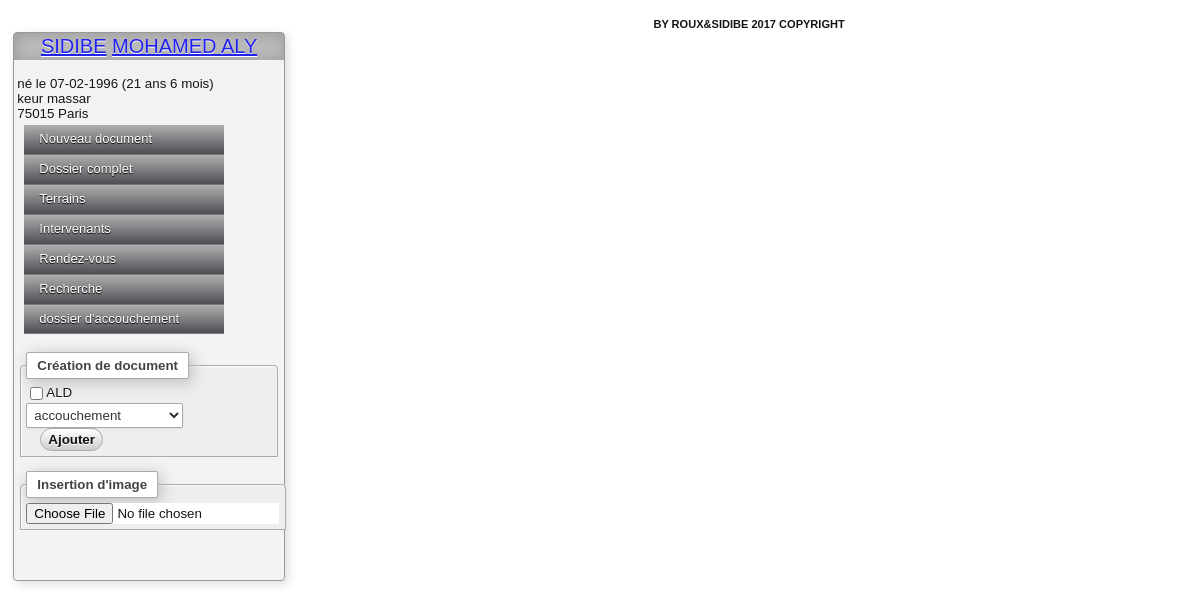
Page /patient.php?GUID=a428e9c0-4496-4a4a-b783-e95ead91f17a (signed in) on the committed database.
### tables this page shows
CREATE TABLE IF NOT EXISTS `indexnomprenom` (
  `FchGnrl_IDDos` varchar(36) DEFAULT NULL,
  `FchGnrl_NomDos` varchar(50) DEFAULT NULL,
  `FchGnrl_Prenom` varchar(30) DEFAULT NULL,
  `FchGnrl_Type` varchar(20) DEFAULT NULL,
  `ID_PrimKey` bigint(20) UNSIGNED NOT NULL AUTO_INCREMENT,
  PRIMARY KEY (`ID_PrimKey`),
  UNIQUE KEY `ID_PrimKey` (`ID_PrimKey`)
);

CREATE TABLE IF NOT EXISTS `fchpat` (
  `FchPat_GUID_Doss` varchar(36) DEFAULT NULL,
  `FchPat_NomFille` varchar(50) DEFAULT NULL,
  `FchPat_Nee` varchar(20) DEFAULT NULL,
  `FchPat_Sexe` char(3) DEFAULT NULL,
  `FchPat_NbEnfant` tinyint(4) DEFAULT NULL,
  `FchPat_Adresse` varchar(180) DEFAULT NULL,
  `FchPat_CP` int(11) DEFAULT NULL,
  `FchPat_Ville` varchar(30) DEFAULT NULL,
  `FchPat_Cdx` char(3) DEFAULT NULL,
  `FchPat_Pays` varchar(30) DEFAULT NULL,
  `FchPat_Tel1` varchar(30) DEFAULT NULL,
  `FchPat_Tel1_Typ` varchar(20) DEFAULT '',
  `FchPat_Tel2` varchar(30) DEFAULT NULL,
  `FchPat_Tel2_Typ` varchar(20) DEFAULT '',
  `FchPat_Tel3` varchar(30) DEFAULT NULL,
  `FchPat_Tel3_Typ` varchar(20) DEFAULT '',
  `FchPat_Email` varchar(50) DEFAULT '',
  `FchPat_NumSS` varchar(21) DEFAULT NULL,
  `FchPat_PatientAss` tinyint(4) DEFAULT NULL,
  `FchPat_NomAss` varchar(50) DEFAULT NULL,
  `FchPat_PrenomAss` varchar(40) DEFAULT NULL,
  `FchPat_AssNee` varchar(20) DEFAULT NULL,
  `FchPat_Profession` varchar(48) DEFAULT '',
  `FchPat_Titre` varchar(20) DEFAULT '',
  `FchPat_LoginPatient` varchar(32) DEFAULT NULL,
  `FchPat_PasswPatient` varchar(60) DEFAULT NULL,
  `FchPat_RefPk` bigint(20) UNSIGNED NOT NULL DEFAULT '0',
  `FchPat_Geme` char(2) NOT NULL,
  PRIMARY KEY (`FchPat_RefPk`),
  KEY `Index_RefPk` (`FchPat_RefPk`)
);

### config.php (called while the page is built, shortened)
<?php
$fontsize="10";
?>

### templates.php (called while the page is built, shortened)
<?php
$titre_default['accouchement']="accouchement";
$titre_default['Première consultation']="Première consultation";
$titre_default['labo']="Labo";
$titre_default['radio']="Radio";

### patient.php (the view, shortened to what this page needs)
<?php
include("config.php");
$tab_login=explode("::",$_SESSION['login']);
$user=$tab_login[0];
if (!$_GET['GUID'])
{
  header('location: liste.php' );
  exit;
}
else
  $patient=$_GET['GUID'];
try
{
  $strConnection = 'mysql:host='.$host.';dbname='.$base;
  $arrExtraParam= array(PDO::MYSQL_ATTR_INIT_COMMAND => "SET NAMES utf8");
  $pdo = new PDO($strConnection, $loginbase, $pwd, $arrExtraParam);
  $pdo->setAttribute(PDO::ATTR_ERRMODE, PDO::ERRMODE_EXCEPTION);
}
catch(PDOException $e)
{
  $msg = 'ERREUR PDO dans ' . $e->getFile() . ' L.' . $e->getLine() . ' : ' . $e->getMessage();
  die($msg);
}
$sql_chercher_droits=$pdo->prepare("SELECT GUID,Droits,Qualite FROM Personnes WHERE Login=?");
$sql_chercher_droits->bindValue(1, $user, PDO::PARAM_STR);
$sql_chercher_droits->execute();
$ligne_chercher_droits=$sql_chercher_droits->fetch(PDO::FETCH_ASSOC);
$qualite_user=$ligne_chercher_droits['Qualite'];
include("inc/header.php");
function iso_to_local($date,$date_format)
{
  if (count(explode ("-",$date))==3)
  {
    $list_date=explode ("-",$date);
    if ($date_format=='fr')
    {
      $date=$list_date[2].'-'.$list_date[1].'-'.$list_date[0];
    }
    elseif ($date_format=='en')
      $date=$list_date[1].'-'.$list_date[2].'-'.$list_date[0];
    return $date;
  }
  else
    return "invalid";
}
$sql=$pdo->prepare('SELECT * FROM IndexNomPrenom WHERE FchGnrl_IDDos=?');
$sql->bindValue(1, $patient, PDO::PARAM_STR);
$sql->execute();
$ligne=$sql->fetch(PDO::FETCH_ASSOC);
$nom=$ligne["FchGnrl_NomDos"];
$prenom=$ligne["FchGnrl_Prenom"];
$sql2=$pdo->prepare('SELECT * FROM fchpat WHERE FchPat_GUID_Doss=?');
$sql2->bindValue(1, $patient, PDO::PARAM_STR);
$sql2->execute();
$ligne2=$sql2->fetch(PDO::FETCH_ASSOC);
$naissance_full=$ligne2['FchPat_Nee'];
include("templates.php");
?>
<?php
include 'calendar_javascript.php';
?>
  </head>
  <body style="font-size:<?php echo $fontsize; ?>pt" >
    <div class="conteneur">
<div class="taille">
  <div class="groupe">
      <h1>
	<a href="liste.php?critere_recherche=FchGnrl_NomDos&amp;cle=<?php echo stripslashes($nom) ?>&amp;envoyer=Chercher&amp;exact=1" target="_top"><?php echo stripslashes($nom) ?></a>
	<a href="liste.php?critere_recherche=FchGnrl_Prenom&amp;cle=<?php echo stripslashes($prenom) ?>&amp;envoyer=Chercher&amp;exact=1" target="_top"><?php echo stripslashes($prenom) ?></a>
      </h1>
<?php
list ($jour_debut,$mois_debut,$annee_debut)=explode ("-",date('d-m-Y', date('U')));
?>
<?php
$date_naissance_iso=substr($ligne2["FchPat_Nee"],0,10);
$naissance=iso_to_local($date_naissance_iso,$date_format);
if ($ligne2["FchPat_Sexe"]=="F")
{
  $ne="n&eacute;e";
}
else
{
  $ne="n&eacute;";
}
?>
<div class="tableau">
      <table width="100%" style="align:left">
	<tr>
	  <td onmouseover="showHidePannel('coordinates'); return false">
<?php
if ($naissance=='invalid')
  echo 'Date de naissance non valide<br />';
else
  echo $ne." le ".$naissance;
if ($naissance!='invalid')
{
  $mon_age = $mois_debut - substr($ligne2["FchPat_Nee"],5,2);
  $year_age = $annee_debut - substr($ligne2["FchPat_Nee"],0,4);
  if ($year_age)
  {
    if ($year_age==1)
      $ans="an";
    else
      $ans="ans";
    $afficher_annees=$year_age." ".$ans;
  }
  else
    $afficher_annees="";
  if ($mon_age)
    $afficher_mois=$mon_age." mois";
  else
    $afficher_mois="";
  if ($mon_age < 6 and !$year_age)
  {
    $first_date = mktime(12,0,0,substr($ligne2["FchPat_Nee"],5,2),substr($ligne2["FchPat_Nee"],8,2),substr($ligne2["FchPat_Nee"],0,4));
    $second_date = mktime(12,0,0,$mois_debut,$jour_debut,$annee_debut);
    $offset = $second_date-$first_date;
    $nombre_semaines = floor($offset/60/60/24/7);
    $nombre_jours=floor($offset/60/60/24);
    $difference_jours=$nombre_jours-7*$nombre_semaines;
    if ($difference_jours==1)
      $jours=" jour";
    else
      $jours=" jours";
    if ($nombre_semaines)
    {
      if ($nombre_semaines==1)
	$semaines=" semaine ";
      else
	$semaines=" semaines ";
      if ($difference_jours)
      {
	$afficher_jours=$nombre_semaines.$semaines.$difference_jours.$jours;
      }
      else
	$afficher_jours=$nombre_semaines.$semaines;
    }
    else
      $afficher_jours=$difference_jours.$jours;
  }
  else
    $afficher_jours="";
  if ($mon_age < 6 and $mon_age >=1 and $year_age < 1)
    echo " (".$afficher_mois.", soit ".$afficher_jours.")<br />";
  elseif ($mon_age < 1 and $year_age < 1)
    echo " (".$afficher_jours.")<br />";
  else
    echo " (".$afficher_annees." ".$afficher_mois.")<br />";
}
$lignes_adresse=array();
if ($ligne2["FchPat_Adresse"])
  $lignes_adresse=explode("\n",$ligne2["FchPat_Adresse"]);
foreach ($lignes_adresse as $ligne_adresse)
{
  echo "
		  ".stripslashes($ligne_adresse)."<br />";
}
echo $ligne2["FchPat_CP"]." ".$ligne2["FchPat_Ville"].'<br />';
?>
	  </td>
	</tr>
	<tr>
	  <td>
	<div id='cssmenu'>
	<ul>
		<li><a href="#" onclick="showHidePannel('create'); return false"><span>Nouveau document</span></a></li>
		<li><a href="#" onclick="showHidePannel('complet'); return false"><span>Dossier complet</span></a></li>
        <li><a  href="tableaux.php?affichage=terrains&GUID=<?php echo $patient ?>" target="droit_bas"><span>Terrains</span></a></li>
        <li><a href="#" onclick="showHidePannel('intervenant'); return false"><span>Intervenants</span></a></li>
        <li><a href="#" onclick="showHidePannel('schedule'); return false"><span>Rendez-vous</span></a></li>
        <li><a href="#" onclick="showHidePannel('search'); return false"><span>Recherche</span></a></li>
        <li><a href="dossieraccouchementcomplet.php?GUID=<?php echo $patient ?>" target="droit_bas"><span>dossier d'accouchement</span></a></li>
	</ul>
	</div>
</td>
</tr>
<tr>
		<td style="vertical-align:top">
<div id="create">
		  <form action="consultation.php" method="get" target="droit_bas">
		    <fieldset class="fieldset_patient">
		      <legend>
			Création de document
		      </legend>
		      <input type="checkbox" name="check_ald" id="check_ald" value="ald_on" /><label for="check_ald">ALD</label><br />
		      <select name="titre_indice" onchange="submit()">
<?php
foreach ($titre_default as $indice_titre => $ce_titre)
{
?>
			  <option value="<?php echo $indice_titre;?>"<?php if ($indice_titre==$qualite_user) echo " selected='selected'" ?> >
			    <?php echo $ce_titre ?>
			  </option>
<?php
}
?>
		      </select><br />
		      <input name="nouveau" type="submit" value="Ajouter" onsubmit="verif_ordo('<?php echo $prenom?>', '<?php echo $nom ?>', '<?php echo $naissance_full ?>')"/>
		    </fieldset>
		  </form>
		  <form action="import_image.php" id="form_image" method="post" enctype="multipart/form-data"  target="droit_bas">
		    <fieldset class="fieldset_patient">
		      <legend>
			Insertion d'image
		      </legend>
		      <input type="file" name="selection" id="selection" size="13" onchange="showButton('button_place')" /><br />
		    </fieldset>
		  </form>
</div>
		</td>
</tr>
<tr>
		<td  style="vertical-align:top">
		  </td>
		</tr>
		<tr>
		  <td>
		</td>
</tr>
<tr>
		<td>
	    </td>
	  </tr>
	<tr>
	  <td>
	</td>
      </tr>
      <tr>
	<td>
	   </td>
	  </tr>
	</table>
    </div>
  </div>
</div>
<?php
include("inc/footer.php");
?>

### css/style.css (style rules this page uses)
body { margin:0; color: #151515; font-size: 12px; font-family:arial, sans serif; background-color:#fff; }
a { color: #2121EF; text-decoration:underline; }
h1 { font-size:1.5em; font-weight:normal; text-shadow:0px 1px 0px #fff; text-align: center; padding:10px 0 10px 3px; color:#fff; }
.groupe { float:left; border:1px solid #999; background-color:#f3f3f3; -moz-border-radius:4px; -webkit-border-radius:4px; border-radius:4px; -moz-box-shadow:2px 2px 5px #ccc; -webkit-box-shadow:2px 2px 5px #ccc; box-shadow:3px 3px 10px #ddd; margin-top:1em; margin-bottom:1em; padding-bottom:1em; margin-left:1em; margin-right:1em; width:98%; }
.groupe h1 { background-color:#bbb; padding:0.1em 0.3em; margin-top:0; color:#000; font-size:1.5em; font-weight:normal; text-shadow:0 1px 0 #fff; -moz-box-shadow: 1px 1px 15px #999 inset; -webkit-box-shadow: 1px 1px 15px #999 inset; box-shadow: 1px 1px 15px #999 inset; }
.fieldset_patient { margin-top:1em; margin-left:0.2em; margin-right:0.3em; margin-bottom:1em; border-radius:4px 4px 0 0; -moz-border-radius:4px 4px 0 0; -webkit-border-radius:4px 4px 0 0; border:#aaa solid 1px; padding:0.4em; background:#eee; text-shadow:0 1px 0 #fff; -moz-box-shadow: 1px 1px 2px #fff inset; -webkit-box-shadow: 1px 1px 2px #fff inset; box-shadow: 1px 1px 2px #fff inset; width: 245px; }
fieldset { margin-top:1em; margin-left:auto; margin-right:auto; margin-bottom:0.8em; border-radius:4px 4px 0 0; -moz-border-radius:4px 4px 0 0; -webkit-border-radius:4px 4px 0 0; border:#aaa solid 1px; padding:1.5em; background:#eee; text-shadow:0 1px 0 #fff; -moz-box-shadow: 1px 1px 2px #fff inset; -webkit-box-shadow: 1px 1px 2px #fff inset; box-shadow: 1px 1px 2px #fff inset; width: 95%; }
fieldset legend { text-align:left; font-weight:bold; color:#444; padding:5px 10px; border-radius:2px; -moz-border-radius:2px; -webkit-border-radius:2px; border:1px solid #aaa; background-color:#fff; -moz-box-shadow:3px 3px 15px #bbb; -webkit-box-shadow:3px 3px 15px #bbb; box-shadow:3px 3px 15px #bbb; }
form { padding:0; margin:0; display:inline; }
table { padding:0; margin:0; width:100%; }
.tableau { padding:0; margin:0; width:100%; }
.taille { width: 275px; }
input[type=submit] { font-weight:bold; margin-left:14px; border: 1px solid #aaa; padding: 3px 7px; color: #111; text-decoration: none; background: #ddd; border-radius: 12px; -webkit-border-radius: 12px; -moz-border-radius: 12px; text-shadow: 0px 1px 0px #fff; background: -webkit-gradient(linear, left top, left bottom, from(#ffffff), to(#cccccc)); background: -moz-linear-gradient(top, #ffffff, #cccccc); background: -o-linear-gradient(top, #ffffff, #cccccc); }
input, select, textarea { font-size: 1em; background: #fff; }
img, input, select { vertical-align: middle; }
select { -moz-border-radius:2px; -webkit-border-radius:2px; border-radius:2px; -moz-box-shadow:0 1px 2px #ddd; -webkit-box-shadow:0 1px 2px #ddd; box-shadow:0 1px 2px #ddd; border:1px solid #aaa; color:#333333; padding:3px; background:#fff; }
#cssmenu, #cssmenu ul, #cssmenu li, #cssmenu a { margin: 0; padding: 0; border: 0; list-style: none; font-weight: normal; text-decoration: none; line-height: 1; font-family: arial, sans-serif; font-size: 14px; position: relative; }
#cssmenu a { line-height: 1.3; padding: 6px 15px; }
#cssmenu { width: 200px; margin-left: 0.5em; }
#cssmenu > ul > li { cursor: pointer; background: #000; border-bottom: 1px solid #797a80; }
#cssmenu > ul > li > a { font-size: 13px; display: block; color: #ffffff; text-shadow: 0 1px 1px #000; background: #afafaf; background: -moz-linear-gradient(#afafaf 0%, #4c4e53 100%); background: -webkit-gradient(linear, left top, left bottom, color-stop(0%, #afafaf), color-stop(100%, #4c4e53)); background: -webkit-linear-gradient(#afafaf 0%, #4c4e53 100%); background: linear-gradient(#afafaf 0%, #4c4e53 100%); }

### css/screen.css (style rules this page uses)
.conteneur { margin:0; text-align: justify; background:#fff; width:100%; }

### rows in the picture
indexnomprenom: FchGnrl_NomDos "SIDIBE", FchGnrl_Prenom "MOHAMED ALY"
fchpat: FchPat_Sexe "né", FchPat_Nee "07-02-1996", FchPat_Nee "21 ans", FchPat_Nee "6 mois", FchPat_Adresse "keur massar", FchPat_CP "75015", FchPat_Ville "Paris"

### other values in the picture
form field titre_indice "accouchement"
